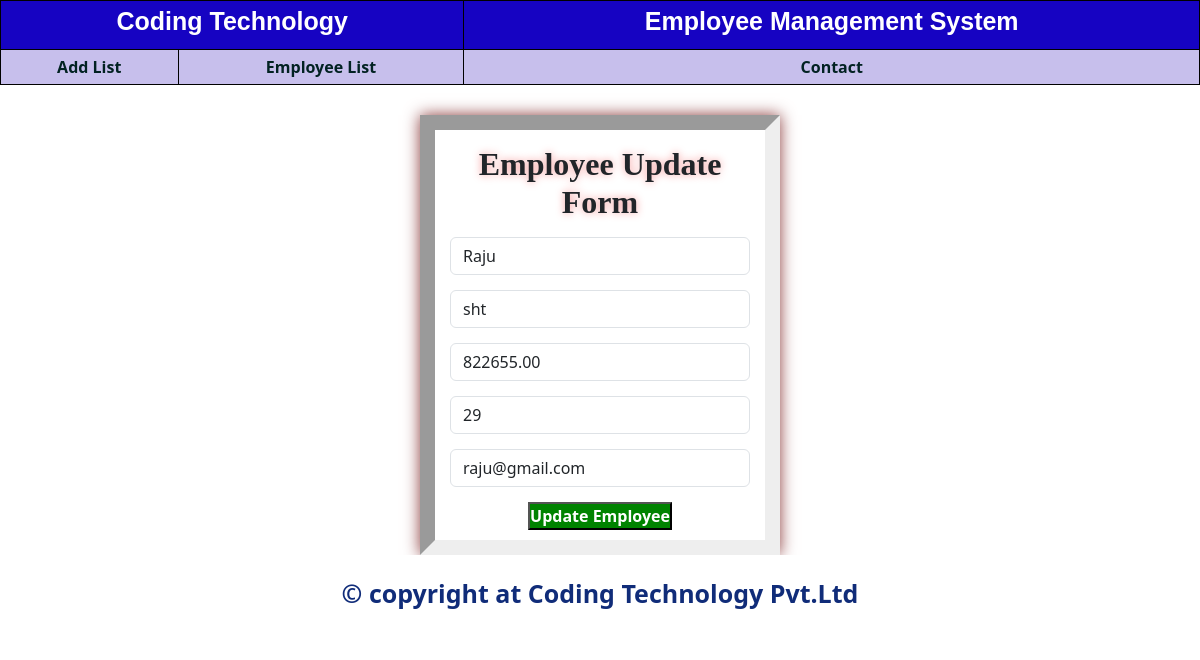
Screenshot of /updateemp/8 with the database file from the repository.
### emp/models.py (models this page shows, shortened)
class Employee(models.Model):
    first_name = models.CharField(max_length=50)
    last_name = models.CharField(max_length=50)
    salary = models.DecimalField(null=True, max_digits=9, decimal_places=2)
    age = models.IntegerField(blank=True,null=True)
    email = models.EmailField(max_length=70)

### emp/views.py (the view)
# urls.py: path('updateemp/<int:id>', v.updateEmpById, name='urlUpdateEmp'),
def updateEmpById(request, id):
    e = Employee.objects.get(pk=id)
    form = EmployeeForm(request.POST or None, instance=e)
    if request.method == 'POST':
        form.save()
        emps = listEmps()
        return render(request, 'emp/list.html', {'emplist': emps})
    return render(request, 'emp/update.html', {'form': form})

### emp/forms.py
class EmployeeForm(forms.ModelForm):
    class Meta:
        model=Employee
        fields='__all__'
        widgets = {
            'first_name': TextInput(
                attrs={
                'class': "form-control",
                'style': 'max-width: 300px',
                'placeholder': 'Enter your first name'
            }),
            'last_name': TextInput(
                attrs={
                'class': "form-control",
                'style': 'max-width: 300px',
                'placeholder': 'Enter your last name'
            }),
            'salary': NumberInput(
                attrs={
                'class': "form-control",
                'style': 'max-width: 300px',
                'placeholder': 'Enter your salary'
            }),
            'age': NumberInput(
                attrs={
                'class': "form-control",
                'style': 'max-width: 300px',
                'placeholder': 'Enter your age'
            }),
            'email': EmailInput(
                attrs={
                'class': "form-control",
                'style': 'max-width: 300px',
                'placeholder': 'Enter your email address'
            }),
        }

### emp/templates/emp/update.html (shortened to what this page needs)
{% extends 'emp/menu.html' %}
{% block content %}
    <div align="center" class="container">
        <h2 class="em">Employee Update Form</h2>
        <form action="" method="POST">
        <div class="form-group">
            {{ form.first_name }}
        </div>
        <div class="form-group">
            {{ form.last_name }}
        </div>
        <div class="form-group">
            {{ form.salary }}
        </div>
        <div class="form-group">
            {{ form.age }}
        </div>
        <div class="form-group">
            {{ form.email }}
        </div>
        <div class="form-group">
            <input class="btn-update" type="submit" name="submit" value="Update Employee" />
        </div>
        </form>
    </div>
 {% include 'emp/footer.html' %}
{% endblock content %}

### emp/static/css/style.css (style rules this page uses)
* { margin:0px; padding: 0; }
.form-group { margin-top: 15px; }
.container { border-style: inset; border-width: 15px; margin-top: 30px; width: 30%; padding: 10px; box-shadow: 0px 0px 15px rgb(139, 60, 60); }
.em { margin: 5px; text-shadow: 0 0 8px rgb(245, 155, 155); font-weight: bold; font-family: fantasy; }
.btn-update { font-weight: bold; color: white; background-color: rgb(0, 131, 0); }

### rows the page displays
Employee: first_name "Raju", last_name "sht", salary "822655.00", age "29", email "raju@gmail.com"
